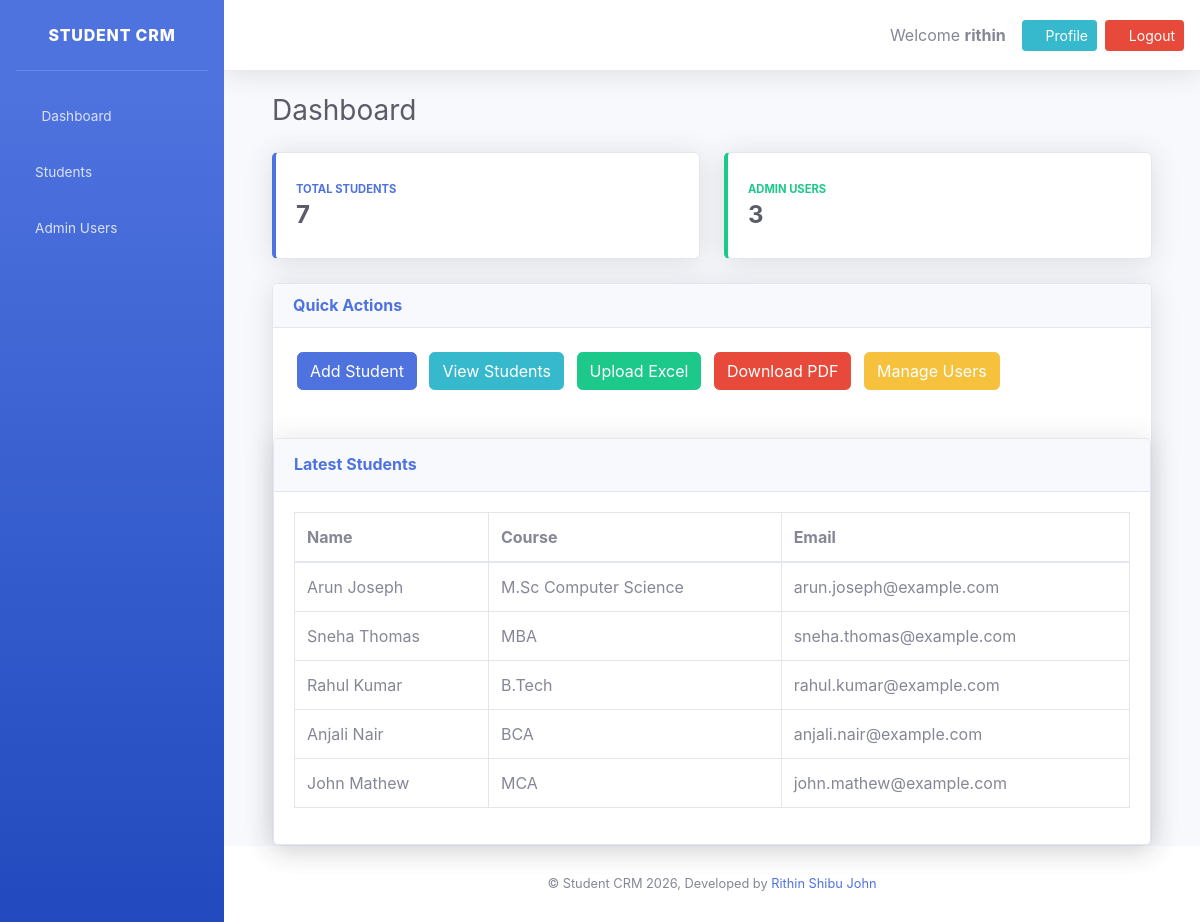
The page / (signed in) on the database as committed earlier.
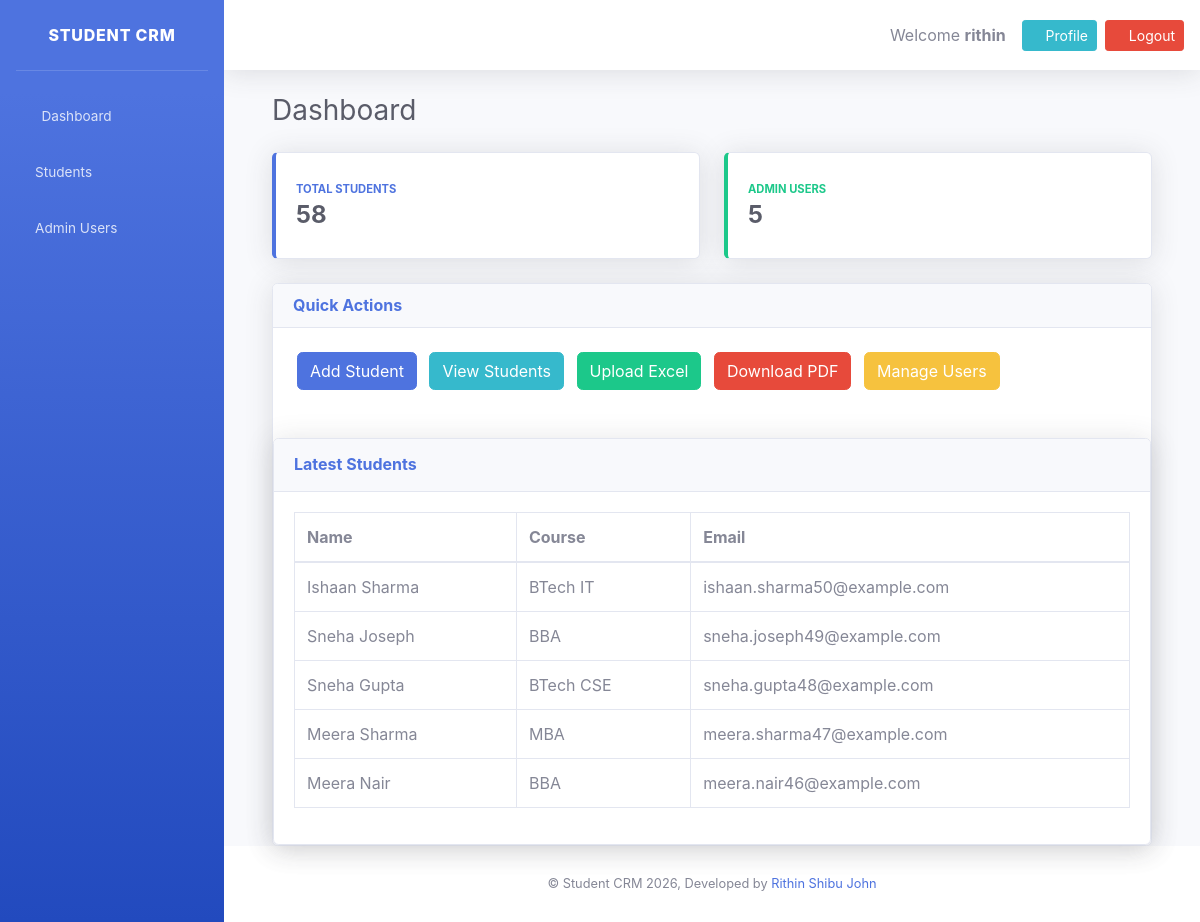
The same page on the database as committed later.
### students/models.py (models this page shows, shortened)
class Student(models.Model):
    class Meta:
        ordering = ["-created_at"]
    GENDER_CHOICES = [
        ('Male', 'Male'),
        ('Female', 'Female'),
        ('Other', 'Other'),
    ]
    name = models.CharField(max_length=100)
    email = models.EmailField(unique=True)
    phone = models.CharField(max_length=15)
    dob = models.DateField()
    gender = models.CharField(max_length=10, choices=GENDER_CHOICES)
    address = models.TextField()
    course = models.CharField(max_length=100)
    photo = models.ImageField(upload_to='students/')
    created_at = models.DateTimeField(auto_now_add=True)
    updated_at = models.DateTimeField(auto_now=True)

### accounts/views.py (the view)
# urls.py: path("", views.dashboard, name="dashboard"),
@login_required
def dashboard(request):
    context = {
        "student_count": Student.objects.count(),
        "user_count": User.objects.count(),
        "recent_students": Student.objects.order_by("-created_at")[:5],
    }
    return render(request, "dashboard.html", context)

### templates/dashboard.html (shortened to what this page needs)
{% extends "base.html" %}
{% block content %}
<div class="container-fluid">
    <h1 class="h3 mb-4 text-gray-800">
        Dashboard
    </h1>
    <div class="row">
        <div class="col-xl-6 col-md-6 mb-4">
            <div class="card border-left-primary shadow h-100 py-2">
                <div class="card-body">
                    <div class="text-xs font-weight-bold text-primary text-uppercase mb-1">
                        Total Students
                    </div>
                    <div class="h4 mb-0 font-weight-bold text-gray-800">
                        {{ student_count }}
                    </div>
                </div>
            </div>
        </div>
        <div class="col-xl-6 col-md-6 mb-4">
            <div class="card border-left-success shadow h-100 py-2">
                <div class="card-body">
                    <div class="text-xs font-weight-bold text-success text-uppercase mb-1">
                        Admin Users
                    </div>
                    <div class="h4 mb-0 font-weight-bold text-gray-800">
                        {{ user_count }}
                    </div>
                </div>
            </div>
        </div>
    </div>
    <div class="card shadow">
        <div class="card-header">
            <h6 class="m-0 font-weight-bold text-primary">
                Quick Actions
            </h6>
        </div>
        <div class="card-body">
            <a href="{% url 'student_add' %}" class="btn btn-primary m-1">
                Add Student
            </a>
            <a href="{% url 'student_list' %}" class="btn btn-info m-1">
                View Students
            </a>
            <a href="{% url 'upload_students' %}" class="btn btn-success m-1">
                Upload Excel
            </a>
            <a href="{% url 'download_pdf' %}" class="btn btn-danger m-1">
                Download PDF
            </a>
            <a href="{% url 'user_list' %}" class="btn btn-warning m-1">
                Manage Users
            </a>
        </div>
        <div class="card shadow mt-4">
    <div class="card-header py-3">
        <h6 class="m-0 font-weight-bold text-primary">
            Latest Students
        </h6>
    </div>
    <div class="card-body">
        <table class="table table-bordered">
            <thead>
                <tr>
                    <th>Name</th>
                    <th>Course</th>
                    <th>Email</th>
                </tr>
            </thead>
            <tbody>
                {% for student in recent_students %}
                <tr>
                    <td>{{ student.name }}</td>
                    <td>{{ student.course }}</td>
                    <td>{{ student.email }}</td>
                </tr>
                {% empty %}
                <tr>
                    <td colspan="3" class="text-center">
                        No students found.
                    </td>
                </tr>
                {% endfor %}
            </tbody>
        </table>
    </div>
</div>
    </div>
</div>
{% endblock %}

### templates/base.html (shortened to what this page needs)
{% load static %}
<!DOCTYPE html>
<html lang="en">
<head>
    {% include "includes/head.html" %}
</head>
<body id="page-top">
<div id="wrapper">
    {% include "includes/sidebar.html" %}
    <div id="content-wrapper" class="d-flex flex-column">
        <div id="content">
            {% include "includes/topbar.html" %}
            <div class="container-fluid">
                {% block content %}
                {% endblock %}
            </div>
        </div>
        {% include "includes/footer.html" %}
    </div>
</div>
</body>
</html>

### templates/includes/head.html (shortened to what this page needs)
{% load static %}
<link href="{% static 'vendor/fontawesome-free/css/all.min.css' %}" rel="stylesheet">
<link href="{% static 'css/sb-admin-2.min.css' %}" rel="stylesheet">

### templates/includes/sidebar.html
<ul class="navbar-nav bg-gradient-primary sidebar sidebar-dark accordion" id="accordionSidebar">
    <a class="sidebar-brand d-flex align-items-center justify-content-center" href="{% url 'dashboard' %}">
        <div class="sidebar-brand-text mx-3">
            Student CRM
        </div>
    </a>
    <hr class="sidebar-divider">
    <li class="nav-item">
        <a class="nav-link" href="{% url 'dashboard' %}">
            <i class="fas fa-fw fa-tachometer-alt"></i>
            <span>Dashboard</span>
        </a>
    </li>
    <li class="nav-item">
        <a class="nav-link" href="{% url 'student_list' %}">
            <i class="fas fa-user-graduate"></i>
            <span>Students</span>
        </a>
    </li>
    <li class="nav-item">
        <a class="nav-link" href="{% url 'user_list' %}">
            <i class="fas fa-user-graduate"></i>
            <span>Admin Users</span>
        </a>
    </li>
</ul>

### templates/includes/topbar.html (shortened to what this page needs)
<nav class="navbar navbar-expand navbar-light bg-white topbar mb-4 shadow">
    <div class="ml-auto d-flex align-items-center">
        <span class="mr-3">
            Welcome <strong>{{ request.user.username }}</strong>
        </span>
        <a href="{% url 'profile' %}" class="btn btn-info btn-sm mr-2">
            <i class="fas fa-user"></i> Profile
        </a>
        <form method="post" action="{% url 'logout' %}" class="d-inline">
            <button type="submit" class="btn btn-danger btn-sm">
                <i class="fas fa-sign-out-alt"></i> Logout
            </button>
        </form>
    </div>
</nav>

### templates/includes/footer.html
<footer class="sticky-footer bg-white">
    <div class="container my-auto">
        <div class="copyright text-center my-auto">
            <span>
                © Student CRM 2026, Developed by <a href="https://www.linkedin.com/in/rithinshibujohn">Rithin Shibu John</a>
            </span>
        </div>
    </div>
</footer>

### templates/includes/scripts.html (shortened to what this page needs)
{% load static %}

Rows that differ between the two databases and show on the page:
no longer on this page (row unchanged): Student: name "Arun Joseph", course "M.Sc Computer Science", email "arun.joseph@example.com"
no longer on this page (row unchanged): Student: name "Sneha Thomas", course "MBA", email "sneha.thomas@example.com"
no longer on this page (row unchanged): Student: name "Rahul Kumar", course "B.Tech", email "rahul.kumar@example.com"
no longer on this page (row unchanged): Student: name "Anjali Nair", course "BCA", email "anjali.nair@example.com"
no longer on this page (row unchanged): Student: name "John Mathew", course "MCA", email "john.mathew@example.com"
added Student: name "Ishaan Sharma", course "BTech IT", email "ishaan.sharma50@example.com"
added Student: name "Sneha Joseph", course "BBA", email "sneha.joseph49@example.com"
added Student: name "Sneha Gupta", course "BTech CSE", email "sneha.gupta48@example.com"
added Student: name "Meera Sharma", course "MBA", email "meera.sharma47@example.com"
added Student: name "Meera Nair", course "BBA", email "meera.nair46@example.com"
Other text that changed with them:
{{ student_count }}: "7" → "58"
{{ user_count }}: "3" → "5"
